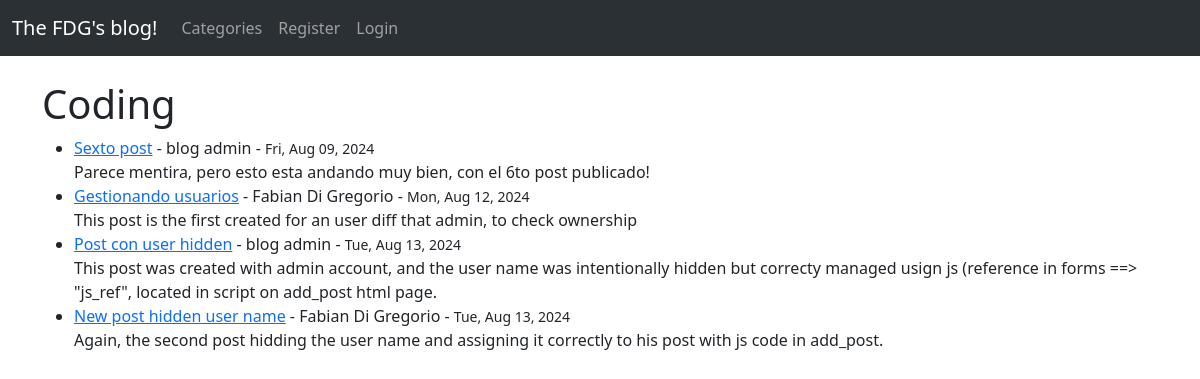
/category/coding/, run on an earlier commit of the app's database.
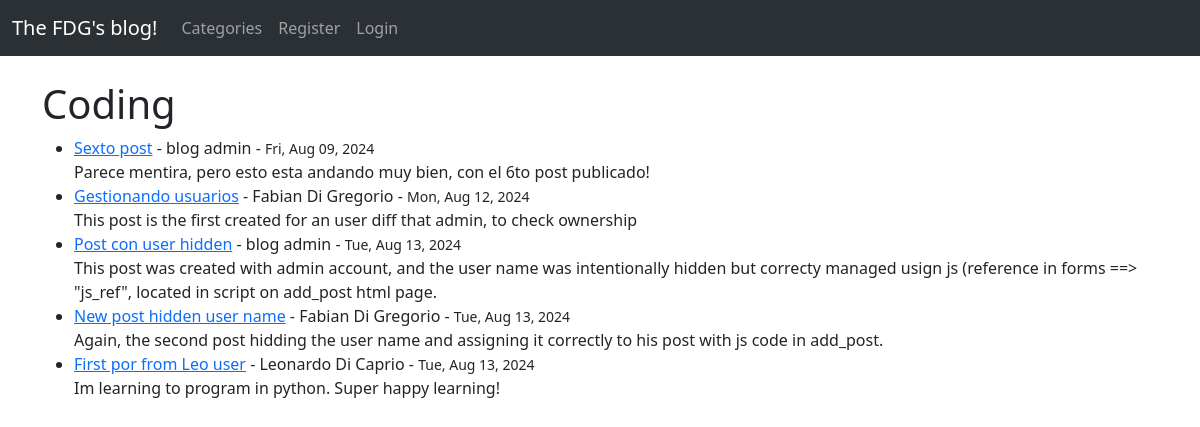
And on a later commit of the database.
### fdgblog/models.py (models this page shows, shortened)
class Post(models.Model):
    title = models.CharField(max_length=255)
    title_tag = models.CharField(max_length=255)
    author = models.ForeignKey(User, on_delete=models.CASCADE)
    content = RichTextField(blank=True, null=True)
    created = models.DateTimeField(auto_now_add=True)
    modified = models.DateTimeField(auto_now=True)
    category = models.CharField(max_length=255, default="uncategorized")
    snippet = models.CharField(max_length=255)
    def get_formatted_created(self):
        return self.created.strftime("%a, %b %d, %Y")  # Example format

### fdgblog/views.py (the view)
# urls.py: path('category/<str:cats>/', CategoryView, name='categories'),
def CategoryView(request, cats):
    category_posts = Post.objects.filter(category=cats.replace('-', ' '))
    return render(request, 'categories.html', {'cats': cats.title().replace('-', ' '), 'category_posts': category_posts})

### fdgblog/templates/categories.html (shortened to what this page needs)
{% extends 'base.html' %}
{% block content %}
    {% if category_posts %}
        <h1>{{ cats }}</h1>
        <ul>
            {% for post in category_posts %}
                <li><a href="{% url 'article_details' post.pk %}">{{ post.title}}</a>
                    - {{ post.author.first_name}} {{ post.author.last_name}}
                    - <small>{{ post.get_formatted_created }}</small>
                <br/>
                {{ post.content|slice:":500" }}
                </li>
        {% endfor %}
        </ul>
    {% else %}
        <h2>This page does not exist!</h2>
    {% endif %}
{% endblock %}

What changed in the data, as far as the page shows it:
added Post: title "First por from Leo user", author.first_name "Leonardo", author.last_name "Di Caprio", get_formatted_created "Tue, Aug 13, 2024", content "Im learning to program in python. Super happy learning!"
